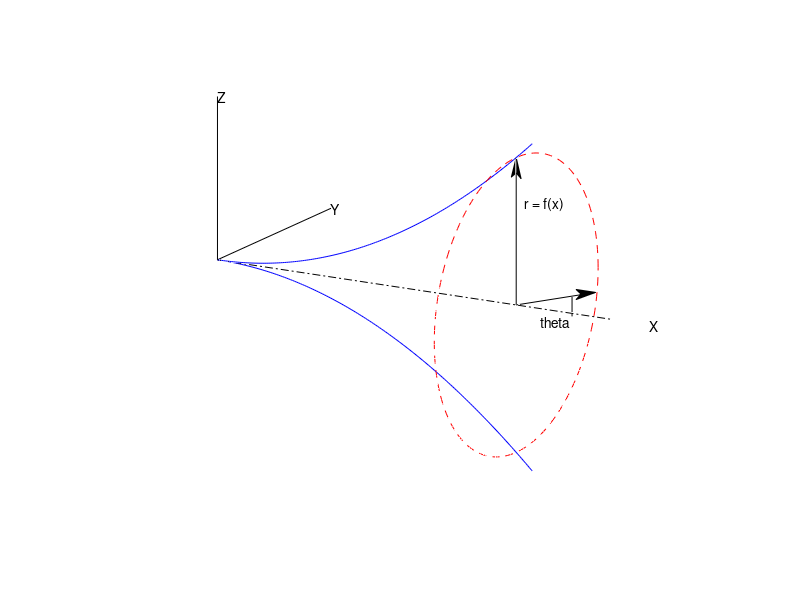

MATLAB code for this plot:
function main()
clear
clc
close all
    N = 200;
    x_slice = 3.8;
    a_h = 1;
    % range of u
    u = linspace(0, 5, N);
    % plot upper and lower curves
    r = f(u);
    y = zeros(1,N);
    plot3(u, y, r, 'b')
    hold on
    plot3(u, y, -r, 'b')
    % draw circle in y-z plane at x = x_slice
    th = linspace(0, 2*pi, N);
    x = ones(1,N) * x_slice;
    rad = f(3.8);
    y = rad .* cos(th);
    z = rad .* sin(th);
    plot3(x, y, z, 'r--');
    % draw axis of rotation
    x = [0 6];
    y = [0 0];
    z = [0 0];
    plot3(x, y, z, 'k-.')
    % r arrow
    x = [x_slice x_slice];
    y = [0 0];
    z = [0 f(x_slice)];
    plot3(x, y, z, 'k')
    % arrow head
    x = [0, a_h/16, 0, -a_h/16, 0];
    y = [0 0 0 0 0];
    z = [0, -a_h, -3*a_h/4, -a_h, 0]*2;
    fill3(x+x_slice, y, z + f(x_slice), 'k')
    % rotated arrow head
    x = [0, -1, -.75, -1, 0]/4;
    z = [0, 0, -.75, -2, 0]/2;
    fill3(x+x_slice, y+14, z - 2.3, 'k')
    % arrow 2
    x = [x_slice x_slice];
    y = [ 0, 14];
    z = [ 0, -2.3];
    plot3(x, y, z, 'k')
    
    text(3.9, 0, 10, 'r = f(x)')
    text(3.1, 14, -6, 'theta')
    x = [3.5 3.5];
    y = [14 14];
    z = [-3 -5];
    plot3(x, y, z, 'k')
    % dummy axes
    x = [0 0];
    y = [0 0];
    z = [0 16];
    plot3(x, y, z, 'k')
    text(0, 0, 16, 'Z')
    x = [0 0];
    y = [0 20];
    z = [0 0];
    plot3(x, y, z, 'k')
    text(0, 20, 0, 'Y')
    text(5.5, 0, 0, 'X')
    grid on
    axis([0 5 -20 20 -16 16])
    axis off
    view(30, 20)
end

function v = f(u)
    v = u.^2;
end
